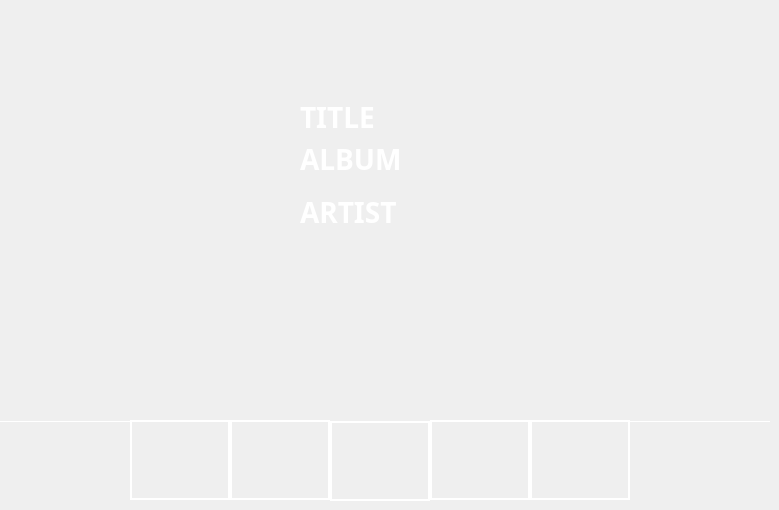
      <widget class="QWidget" name="BLETAB">
       <attribute name="icon">
        <iconset resource="source.qrc">
         <normaloff>:/logos/logos/BLETABICON.png</normaloff>:/logos/logos/BLETABICON.png</iconset>
       </attribute>
       <attribute name="title">
        <string/>
       </attribute>
       <widget class="QLabel" name="TrackIconBLE">
        <property name="geometry">
         <rect>
          <x>80</x>
          <y>70</y>
          <width>180</width>
          <height>180</height>
         </rect>
        </property>
        <property name="text">
         <string/>
        </property>
        <property name="pixmap">
         <pixmap resource="source.qrc">:/logos/logos/TrackIConBLE.png</pixmap>
        </property>
       </widget>
       <widget class="QLabel" name="TitleLabelBLE">
        <property name="geometry">
         <rect>
          <x>300</x>
          <y>100</y>
          <width>300</width>
          <height>35</height>
         </rect>
        </property>
        <property name="styleSheet">
         <string notr="true">font-family: Plus Jakarta Sans;
font-style: normal;
font-weight: 500;
font-size: 28px;
line-height: 35px;

color: #FFFFFF;</string>
        </property>
        <property name="text">
         <string>TITLE</string>
        </property>
       </widget>
       <widget class="QLabel" name="AlbumLabelBLE">
        <property name="geometry">
         <rect>
          <x>300</x>
          <y>142</y>
          <width>300</width>
          <height>35</height>
         </rect>
        </property>
        <property name="styleSheet">
         <string notr="true">font-family: Plus Jakarta Sans;
font-style: normal;
font-weight: 500;
font-size: 28px;
line-height: 35px;

color: #FFFFFF;</string>
        </property>
        <property name="text">
         <string>ALBUM</string>
        </property>
       </widget>
       <widget class="QLabel" name="ArtistLabelBLE">
        <property name="geometry">
         <rect>
          <x>300</x>
          <y>195</y>
          <width>300</width>
          <height>35</height>
         </rect>
        </property>
        <property name="styleSheet">
         <string notr="true">font-family: Plus Jakarta Sans;
font-style: normal;
font-weight: 500;
font-size: 28px;
line-height: 35px;

color: #FFFFFF;</string>
        </property>
        <property name="text">
         <string>ARTIST</string>
        </property>
       </widget>
       <widget class="Line" name="BLELine">
        <property name="geometry">
         <rect>
          <x>0</x>
          <y>420</y>
          <width>770</width>
          <height>3</height>
         </rect>
        </property>
        <property name="styleSheet">
         <string notr="true">color:white;</string>
        </property>
        <property name="frameShadow">
         <enum>QFrame::Plain</enum>
        </property>
        <property name="lineWidth">
         <number>0</number>
        </property>
        <property name="orientation">
         <enum>Qt::Horizontal</enum>
        </property>
       </widget>
       <widget class="QPushButton" name="BLEButtonBLE">
        <property name="geometry">
         <rect>
          <x>130</x>
          <y>420</y>
          <width>100</width>
          <height>80</height>
         </rect>
        </property>
        <property name="styleSheet">
         <string notr="true">border:2px solid  white;</string>
        </property>
        <property name="text">
         <string/>
        </property>
        <property name="icon">
         <iconset resource="source.qrc">
          <normaloff>:/logos/logos/BLeSourceBtn.png</normaloff>:/logos/logos/BLeSourceBtn.png</iconset>
        </property>
        <property name="iconSize">
         <size>
          <width>47</width>
          <height>38</height>
         </size>
        </property>
       </widget>
       <widget class="QPushButton" name="PauseBtnBLE">
        <property name="geometry">
         <rect>
          <x>330</x>
          <y>421</y>
          <width>100</width>
          <height>80</height>
         </rect>
        </property>
        <property name="styleSheet">
         <string notr="true">border:2px solid white;</string>
        </property>
        <property name="text">
         <string/>
        </property>
        <property name="icon">
         <iconset resource="source.qrc">
          <normaloff>:/logos/logos/PauseBtnIcon.png</normaloff>:/logos/logos/PauseBtnIcon.png</iconset>
        </property>
        <property name="iconSize">
         <size>
          <width>40</width>
          <height>40</height>
         </size>
        </property>
       </widget>
       <widget class="QPushButton" name="PreviousBtnBLE">
        <property name="geometry">
         <rect>
          <x>230</x>
          <y>420</y>
          <width>100</width>
          <height>80</height>
         </rect>
        </property>
        <property name="styleSheet">
         <string notr="true">border:2px solid white;</string>
        </property>
        <property name="text">
         <string/>
        </property>
        <property name="icon">
         <iconset resource="source.qrc">
          <normaloff>:/logos/logos/PreviousBtnIcon.png</normaloff>:/logos/logos/PreviousBtnIcon.png</iconset>
        </property>
        <property name="iconSize">
         <size>
          <width>40</width>
          <height>40</height>
         </size>
        </property>
       </widget>
       <widget class="QPushButton" name="NextBtnBLE">
        <property name="geometry">
         <rect>
          <x>430</x>
          <y>420</y>
          <width>100</width>
          <height>80</height>
         </rect>
        </property>
        <property name="styleSheet">
         <string notr="true">border:2px solid  white;</string>
        </property>
        <property name="text">
         <string/>
        </property>
        <property name="icon">
         <iconset resource="source.qrc">
          <normaloff>:/logos/logos/NextBtnBLE.png</normaloff>:/logos/logos/NextBtnBLE.png</iconset>
        </property>
        <property name="iconSize">
         <size>
          <width>40</width>
          <height>40</height>
         </size>
        </property>
       </widget>
       <widget class="QPushButton" name="SelectBtnBLE">
        <property name="geometry">
         <rect>
          <x>530</x>
          <y>420</y>
          <width>100</width>
          <height>80</height>
         </rect>
        </property>
        <property name="styleSheet">
         <string notr="true">border:2px solid white;</string>
        </property>
        <property name="text">
         <string/>
        </property>
        <property name="icon">
         <iconset resource="source.qrc">
          <normaloff>:/logos/logos/SelectBtnBLE.png</normaloff>:/logos/logos/SelectBtnBLE.png</iconset>
        </property>
        <property name="iconSize">
         <size>
          <width>40</width>
          <height>40</height>
         </size>
        </property>
       </widget>
      </widget>
